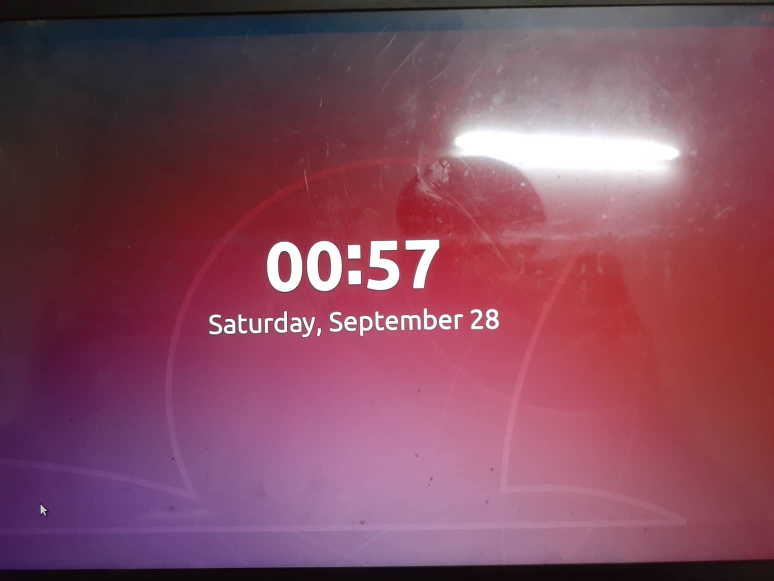
%> input picture input.jpg, 1548 x 1161 px (shown at 1/2 size)
$ octave initial.m   (GNU Octave 9; MATLAB toolbox functions it lacks are replaced by stand-ins)
%> lines starting %> are read from the running program, lines starting %| are printed output that depends on the picture
### makeHistogram.m
function h = makeHistogram(img,nbins)
% returns the normalised histogram of the input img
        sum = 0;
        h = zeros(1,nbins);
        [height,width] = size(img);

        for yy = 1:height
            for xx = 1:width
                v = img(yy,xx);   %pixel intensity
                bin = uint8(v*nbins);  %calculating the bin for the pixel
                if(bin>=nbins)         %sanity check for the index
                    bin = bin-1;
                end
                h(bin) = h(bin)+1;      %counting the number of pixels in the bin
                sum = sum+1;            %normalisation factor = number of total pixels
            end

        end
        h(find(h==0)) = 0.00000001; %to handle log(0/0) = NaN case
        h = h./sum;     %normalisation

### initial.m
close all;
img = imread('input.jpg');
%> img is the input picture: size 1161x1548x3 uint8; mean R, G, B 131.1, 76, 95.1

%%%% Conversion to Lab colours %%%%
cform = makecform('srgb2lab');
I = applycform(img,cform);
%> I: size 1161x1548x3 uint8; mean of channels 1, 2, 3 100.9, 153.6, 128.7
L = I(:,:,1); a = I(:,:,2); b = I(:,:,3);
%> after `L = I(:,:,1)`:
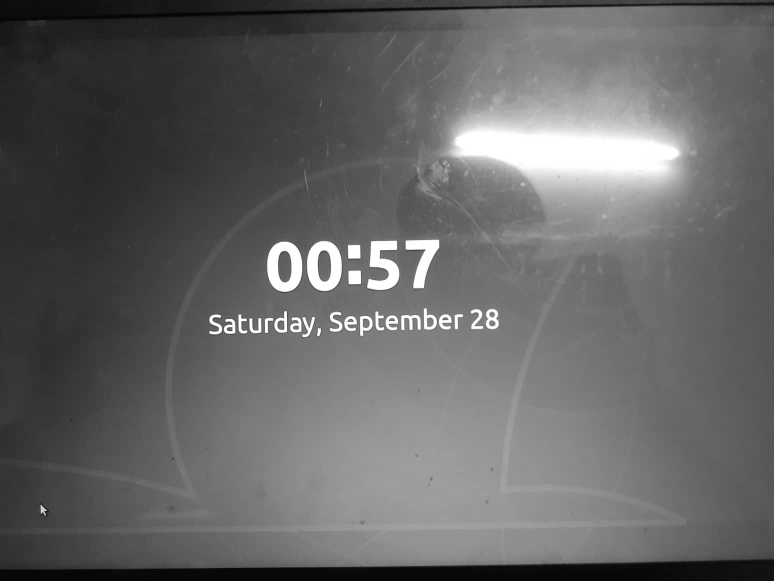
%> L: size 1161x1548 uint8 (shown at 1/2 size); min 1, max 255, mean 100.9
%> after `a = I(:,:,2)`:
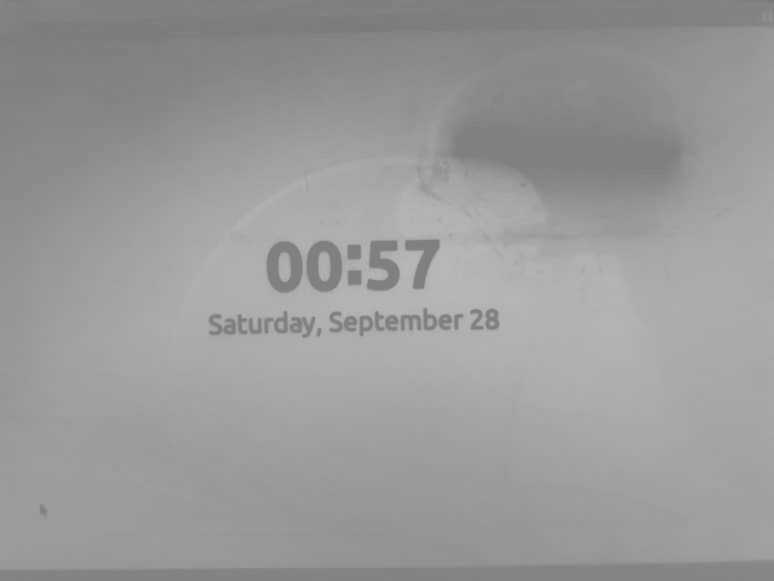
%> a: size 1161x1548 uint8 (shown at 1/2 size); min 120, max 185, mean 153.6
%> after `b = I(:,:,3)`:
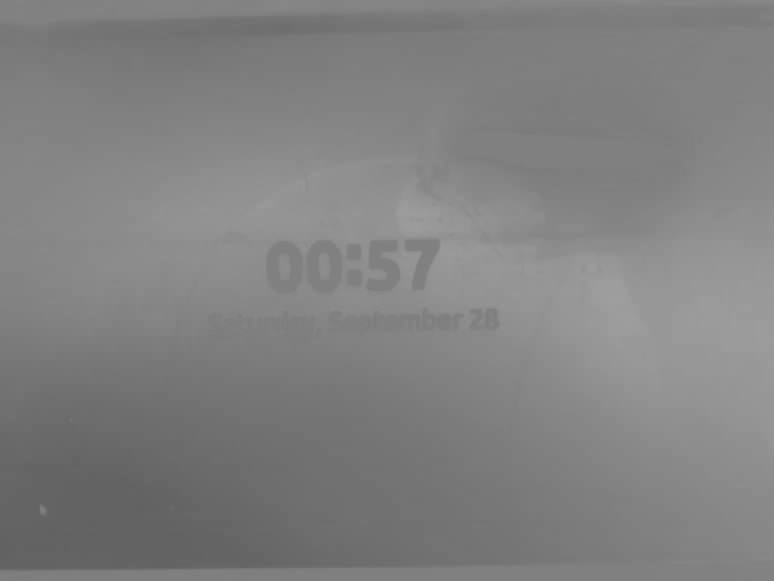
%> b: size 1161x1548 uint8 (shown at 1/2 size); min 98, max 158, mean 128.7

%%%% Building Pyramid for L image%%%%
nbins = 41;
k = [3,5,7];

imL = im2double(L);
%> the run ends on the next line
f1 = [1,-1];f2 = [1;-1];

rp = [1,0.8,0.5];
Pyramid = cell(1,3);
D = cell(1,3);

for kk = 1:3
    im = imresize(imL,rp(kk));

    rhox1 = -imfilter(im,f1,'circular');
    rhox1 = (rhox1+1)./2;
    px1 = makeHistogram(nbins,rhox1);

$ run again, with 4.jpg copied over input.jpg
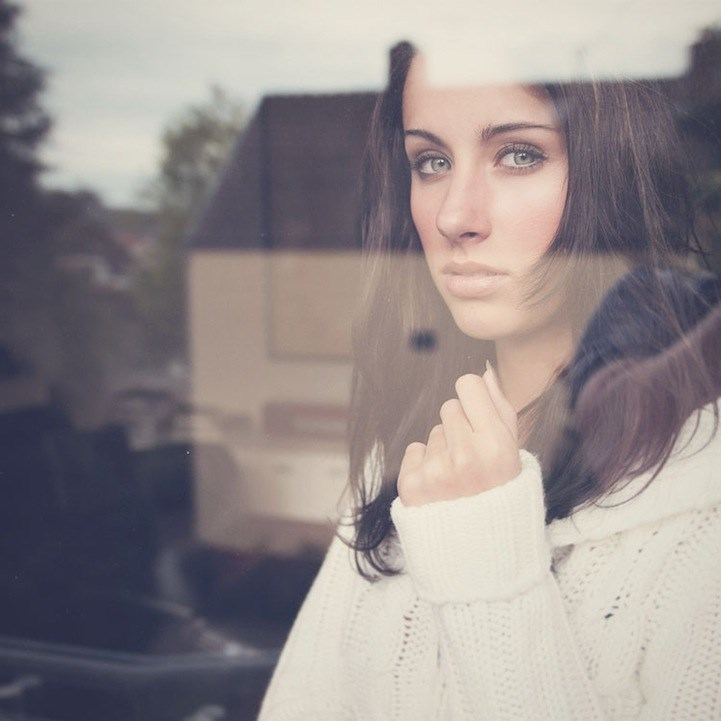
%> input picture 4.jpg, 721 x 721 px
%> img is the input picture: size 721x721x3 uint8; mean R, G, B 148.5, 140.3, 140.3
%> I: size 721x721x3 uint8; mean of channels 1, 2, 3 148.2, 131.5, 128.6
%> `L = I(:,:,1)`:
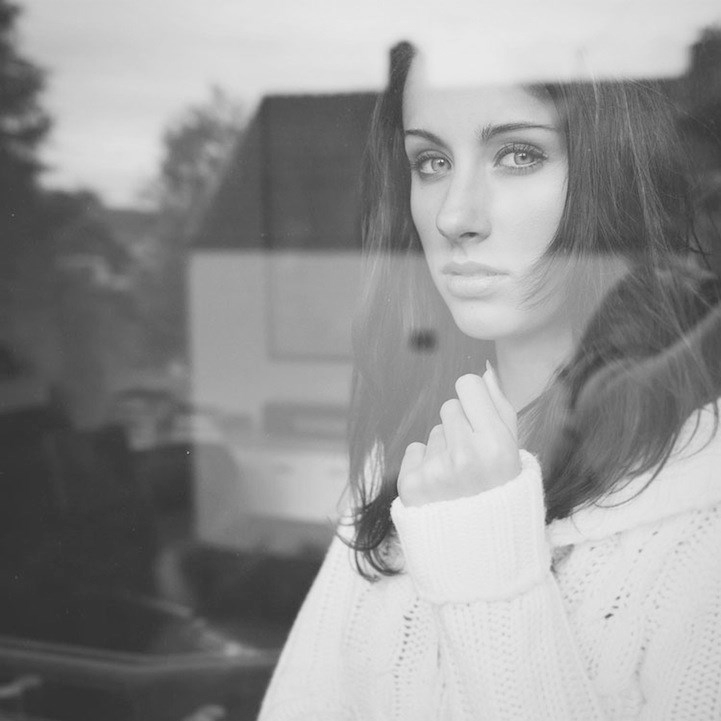
%> L: size 721x721 uint8; min 47, max 240, mean 148.2
